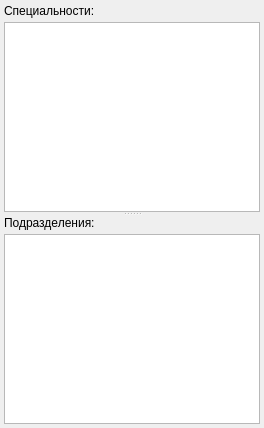
         <widget class="QWidget" name="tabPersonFilter">
          <attribute name="title">
           <string>Фильтр исполнителей</string>
          </attribute>
          <layout class="QVBoxLayout" name="verticalLayout_6">
           <property name="margin">
            <number>4</number>
           </property>
           <item>
            <widget class="QSplitter" name="splitter_2">
             <property name="orientation">
              <enum>Qt::Vertical</enum>
             </property>
             <widget class="QWidget" name="widget" native="true">
              <layout class="QVBoxLayout" name="verticalLayout_4">
               <property name="spacing">
                <number>4</number>
               </property>
               <property name="margin">
                <number>0</number>
               </property>
               <item>
                <widget class="QLabel" name="lblPFSpeciality">
                 <property name="text">
                  <string>Специальности:</string>
                 </property>
                </widget>
               </item>
               <item>
                <widget class="CActionPropertyTypeInDocTableView" name="tblPFSpeciality"/>
               </item>
              </layout>
             </widget>
             <widget class="QWidget" name="widget_2" native="true">
              <layout class="QVBoxLayout" name="verticalLayout_5">
               <property name="spacing">
                <number>4</number>
               </property>
               <property name="margin">
                <number>0</number>
               </property>
               <item>
                <widget class="QLabel" name="lblPFOrgStructures">
                 <property name="text">
                  <string>Подразделения:</string>
                 </property>
                </widget>
               </item>
               <item>
                <widget class="CActionPropertyTypeInDocTableView" name="tblPFOrgStructure"/>
               </item>
              </layout>
             </widget>
            </widget>
           </item>
          </layout>
         </widget>
